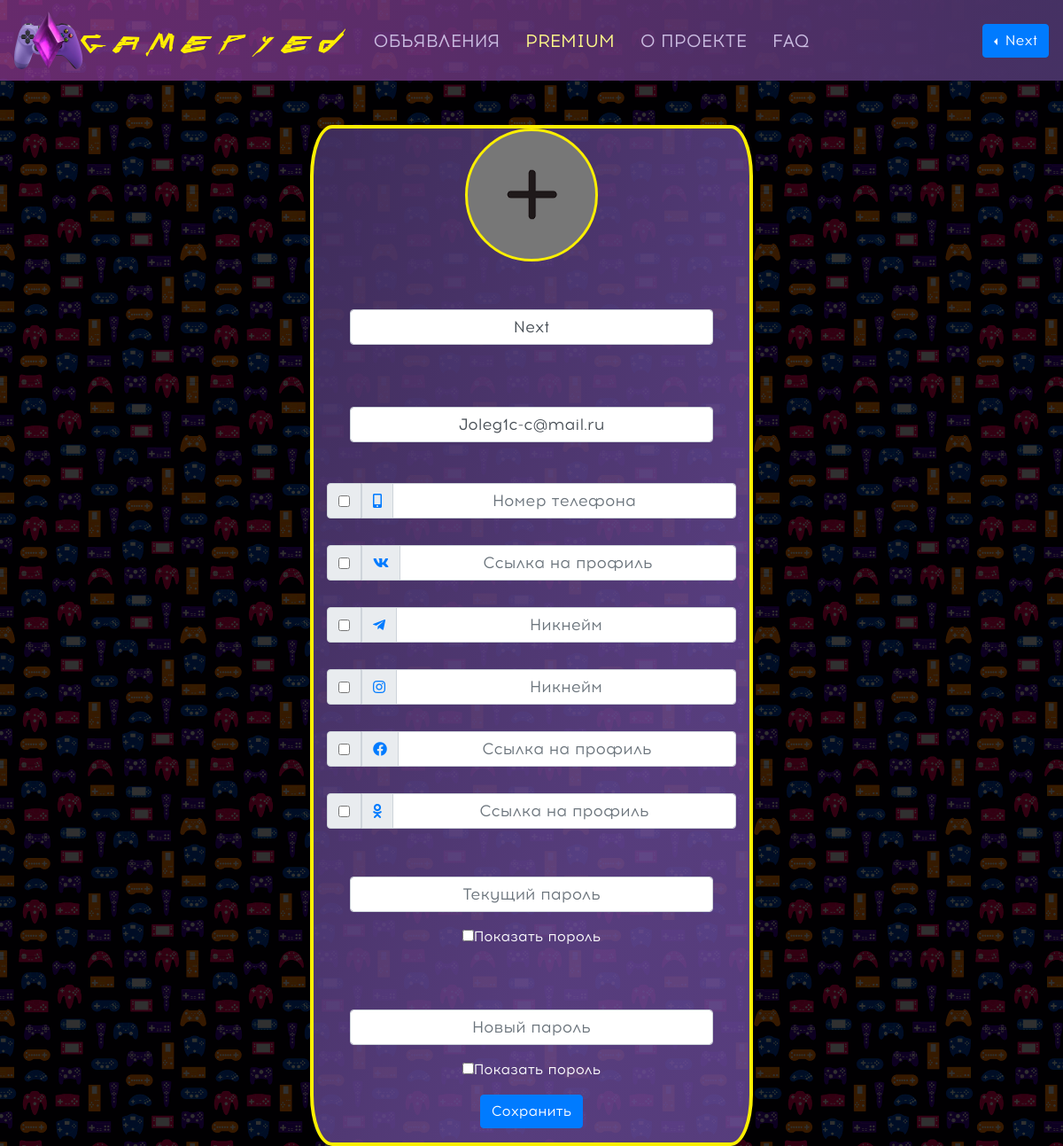
Page /edit_user/2/ (signed in) on the earlier database version.
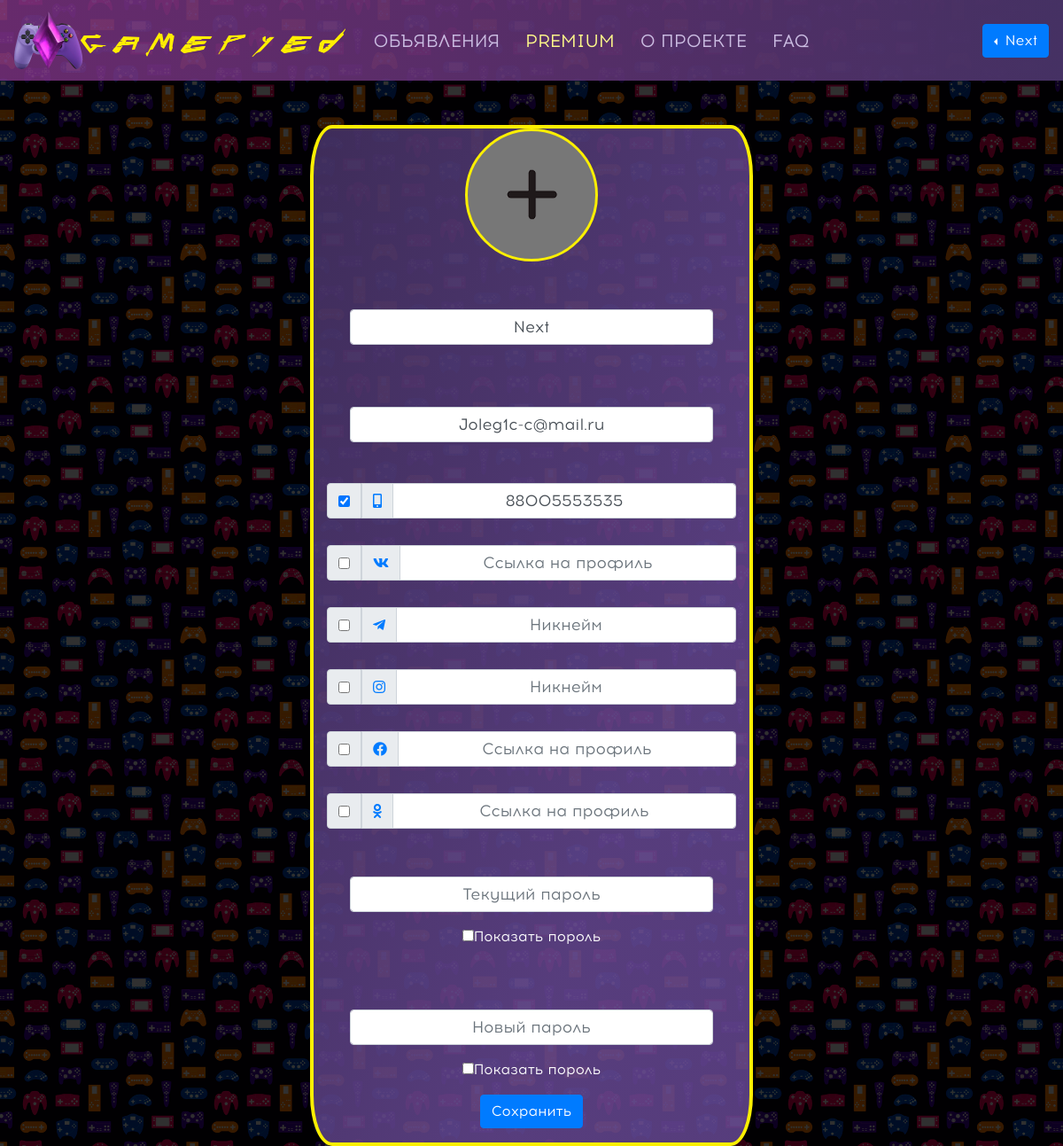
Same page on the later database version.
### main.py (the view, shortened to what this page needs)
@app.route('/edit_user/<int:id>/', methods=['GET', 'POST'])
@login_required
def edit_user(id):
    if current_user.is_authenticated and current_user.status == "B":
        return render_template('banned.html', title="GAMEPYED - ВЫ ЗАБАНЕНЫ")
    if current_user.id == id:
        form = RedacuserForm()
        return render_template('edit_user.html', title='GAMEPYED - РЕДАКТИРОВАНИЕ ПРОФИЛЯ', form=form)
    else:
        abort(404)

### data/RedacuserForm.py
class RedacuserForm(FlaskForm):
    img = FileField('')
    name = StringField('', validators=[DataRequired()])
    email = EmailField('', validators=[DataRequired()])
    contacts = StringField('')
    checkbox1 = BooleanField('')
    contact1 = StringField('')
    checkbox2 = BooleanField('')
    contact2 = StringField('')
    checkbox3 = BooleanField('')
    contact3 = StringField('')
    checkbox4 = BooleanField('')
    contact4 = StringField('')
    checkbox5 = BooleanField('')
    contact5 = StringField('')
    checkbox6 = BooleanField('')
    contact6 = StringField('')
    old_password = PasswordField('', validators=[DataRequired()])
    password = PasswordField('')
    submit = SubmitField('Сохранить')

### data/db_session.py (called while the page is built)
def create_session() -> Session:
    global __factory
    return __factory()

### main.py (called while the page is built)
@login_manager.user_loader
def load_user(user_id):
    session = db_session.create_session()
    return session.query(User).get(user_id)

### templates/edit_user.html (shortened to what the changed rows need)
{% extends "base.html" %}
{% block content %}
<link rel="stylesheet" type="text/css" href="/static/css/style_log_reg.css">
<link rel="stylesheet" type="text/css" href="/static/css/style_user_info.css">
{% if current_user.is_authenticated %}
<form action="" method="post" enctype="multipart/form-data">
    {% if current_user.contacts["tl"] %}
    <div class="input-group mb-3">
        <div class="input-group-prepend" style="height: 40px; text-align: center;
                  margin: 30px auto 0px auto;">
            <div class="input-group-text">
                {{ form.checkbox1(checked=True, id="checkbox1") }}
            </div>
        </div>
        <div class="input-group-prepend">
    <span class="input-group-text" id="icon1" style="height: 40px; text-align: center;
                  margin: 30px auto 0px auto;"><i class="fas fa-mobile-alt" style="color: #007bff;"></i></span>
        </div>
        {{ form.contact1(class="form-control", type="text", id="contact1",
        placeholder="Номер телефона", value=current_user.contacts["tl"]) }}
    </div>
    {% else %}
    <div class="input-group mb-3">
        <div class="input-group-prepend" style="height: 40px; text-align: center;
                  margin: 30px auto 0px auto;">
            <div class="input-group-text">
                {{ form.checkbox1(id="checkbox1") }}
            </div>
        </div>
        <div class="input-group-prepend">
    <span class="input-group-text" id="icon1" style="height: 40px; text-align: center;
                  margin: 30px auto 0px auto;"><i class="fas fa-mobile-alt" style="color: #007bff;"></i></span>
        </div>
        {{ form.contact1(class="form-control", type="text", id="contact1",
        placeholder="Номер телефона") }}
    </div>
    {% endif %}
</form>
{% endif %}
{% endblock %}

Differences in the rows shown:
changed User "Next": contacts empty → "{\"tl\": \"88005553535\"}" (drawn)
Other differences:
form field checkbox1: (not shown) → "☑"
form field contact1: (not shown) → "88005553535"
form field checkbox1: "☐" → (not shown)
